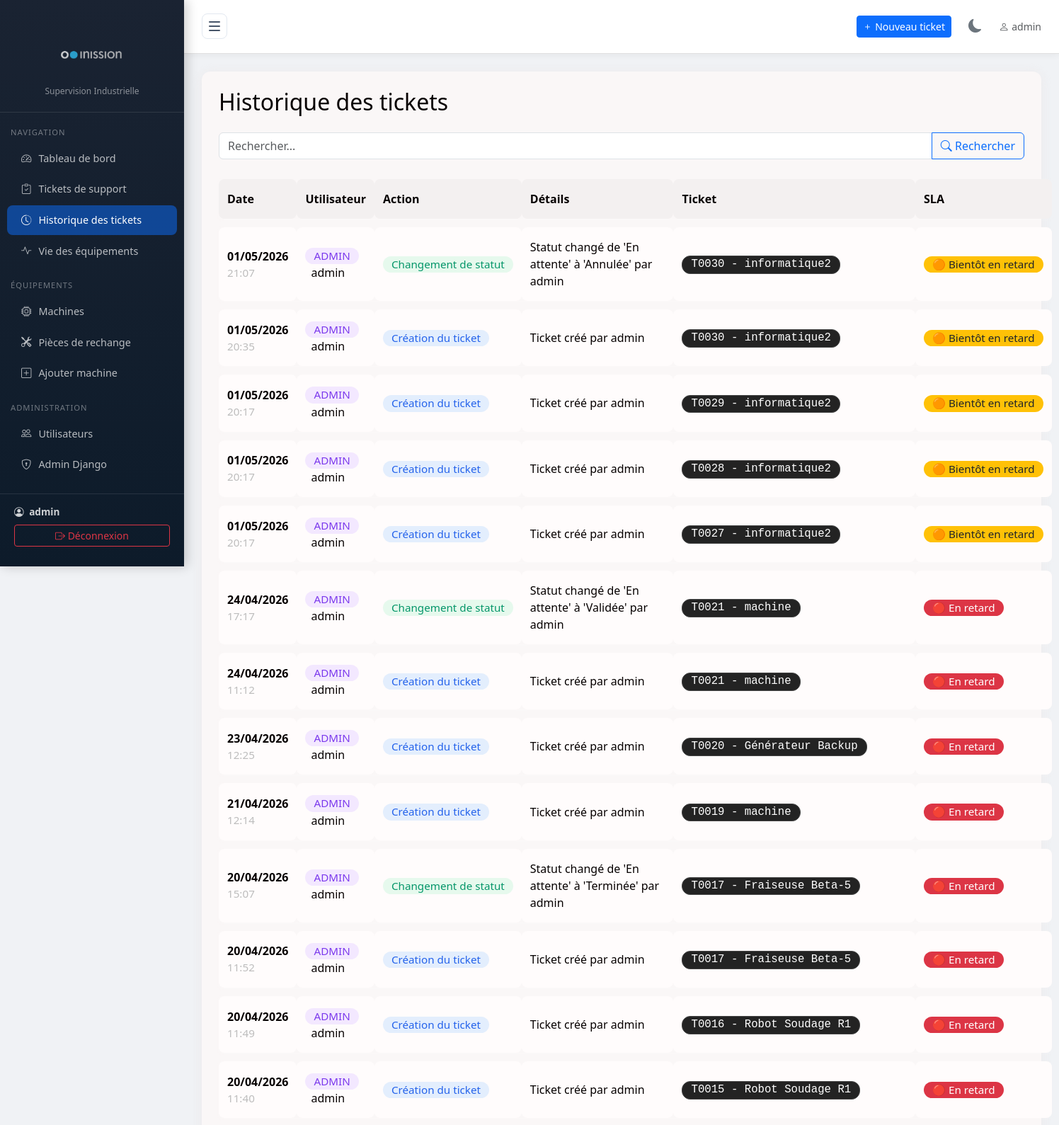
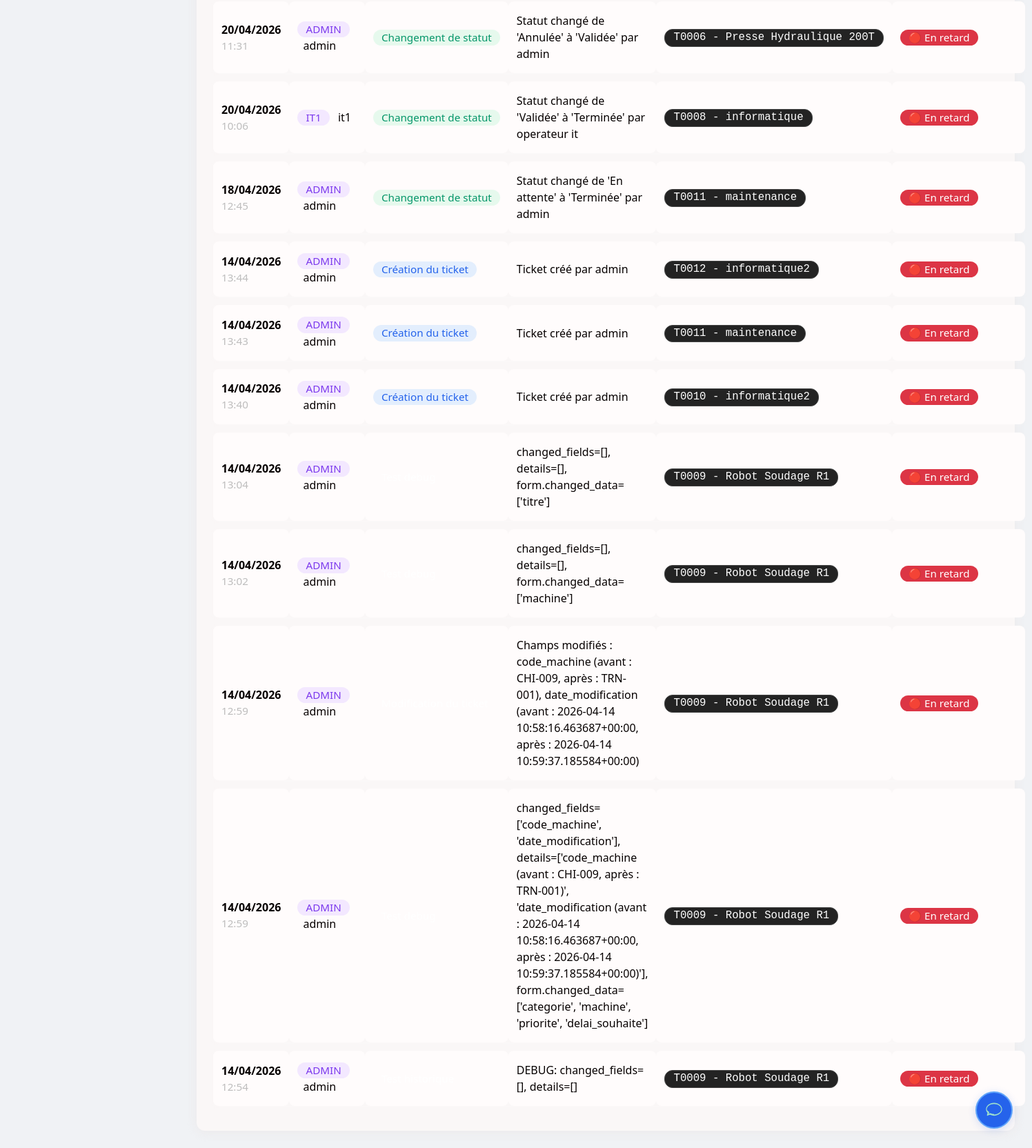
Screenshot of /tickets/historique/ (signed in) with the database file from the repository (2 pictures, top to bottom).
### tickets/models.py (models this page shows, shortened)
class TicketHistory(models.Model):
    ticket = models.ForeignKey('TicketSupport', on_delete=models.CASCADE, related_name='histories')
    user = models.ForeignKey(User, on_delete=models.SET_NULL, null=True, blank=True)
    action = models.CharField(max_length=255)
    details = models.TextField(blank=True)
    date = models.DateTimeField(default=timezone.now)
    class Meta:
        ordering = ['-date']

class TicketSupport(models.Model):
    titre = models.CharField(max_length=200, verbose_name="Titre du ticket", default="Sans titre")
    CATEGORIE_CHOICES = [
        ('industrielle', 'Industrielle'),
        ('informatique', 'Informatique'),
    ]
    categorie = models.CharField(max_length=30, choices=CATEGORIE_CHOICES, verbose_name="Catégorie", default='industrielle')
    type_panne = models.CharField(max_length=100, verbose_name="Type de panne", default="Non renseigné")
    PRIORITE_CHOICES = [
        ('basse', 'Basse'),
        ('moyenne', 'Moyenne'),
        ('haute', 'Haute'),
    ]
    priorite = models.CharField(max_length=10, choices=PRIORITE_CHOICES, verbose_name="Priorité", default='moyenne')
    """Modèle pour les tickets de support"""
    NATURE_ANOMALIE_CHOICES = [
        ('mecanique', 'Mécanique'),
        ('electrique', 'Électrique'),
        ('hydraulique', 'Hydraulique'),
        ('pneumatique', 'Pneumatique'),
        ('informatique', 'Informatique'),
        ('autre', 'Autre'),
    ]
    STATUT_CHOICES = [
        ('en_attente', 'En attente'),
        ('validee', 'Validée'),
        ('en_cours', 'En cours'),
        ('terminee', 'Terminée'),
        ('annulee', 'Annulée'),
    ]
    numero_ticket = models.CharField(max_length=50, unique=True, verbose_name="N° de ticket")
    service_support = models.CharField(max_length=200, verbose_name="Service support")
    demandeur = models.CharField(max_length=200, verbose_name="Nom du demandeur")
    machine = models.ForeignKey(Machine, on_delete=models.CASCADE, verbose_name="Machine concernée")
    code_machine = models.CharField(max_length=100, verbose_name="Code machine")
    date_ticket = models.DateField(verbose_name="Date du ticket")
    heure_ticket = models.TimeField(verbose_name="Heure du ticket")
    delai_souhaite = models.DateField(null=True, blank=True, verbose_name="Délai souhaité")
    type_support = models.BooleanField(default=False, verbose_name="Curative (décocher) / Préventive (cocher)")
    description_probleme = models.TextField(verbose_name="Description du problème")
    nature_probleme = models.CharField(max_length=20, choices=NATURE_ANOMALIE_CHOICES, verbose_name="Nature du problème")
    visa_demandeur = models.CharField(max_length=200, blank=True, verbose_name="Visa du demandeur")
    statut = models.CharField(max_length=20, choices=STATUT_CHOICES, default='en_attente', verbose_name="Statut")
    spare_part = models.ForeignKey(SparePart, on_delete=models.SET_NULL, null=True, blank=True,
                                   related_name='tickets', verbose_name="Pièce détachée réservée")
    SLA_STATUS_CHOICES = [
        ('on_time', '🟢 À l\'heure'),
        ('warning', '🟠 Bientôt en retard'),
        ('overdue', '🔴 En retard'),
    ]
    sla_status = models.CharField(
        max_length=10,
        choices=SLA_STATUS_CHOICES,
        default='on_time',
        verbose_name="Statut SLA"
    )
    date_creation = models.DateTimeField(auto_now_add=True, verbose_name="Date de création")
    date_modification = models.DateTimeField(auto_now=True, verbose_name="Dernière modification")
    class Meta:
        verbose_name = "Ticket de support"
        verbose_name_plural = "Tickets de support"
        ordering = ['-date_creation']
    def __str__(self):
        return f"{self.numero_ticket} - {self.machine.nom}"

class Machine(models.Model):
    nom = models.CharField(max_length=200, verbose_name="Nom de la machine")
    reference = models.CharField(max_length=100, unique=True, verbose_name="Référence")
    localisation = models.CharField(max_length=200, verbose_name="Localisation / Zone")
    description = models.TextField(blank=True, verbose_name="Description")
    actif = models.BooleanField(default=True, verbose_name="Active")
    date_installation = models.DateField(null=True, blank=True, verbose_name="Date d'installation")
    department = models.ForeignKey('Department', on_delete=models.SET_NULL, null=True, blank=True, verbose_name="Département associé")
    operator = models.ForeignKey('OperatorProfile', on_delete=models.SET_NULL, null=True, blank=True, verbose_name="Opérateur assigné")
    manuel_pdf = models.FileField(upload_to='machines/manuals/', blank=True, null=True, verbose_name="Manuel d'utilisation (PDF)")
    manuel_texte = models.TextField(blank=True, null=True, verbose_name="Manuel d'utilisation (texte)")
    class Meta:
        verbose_name = "Machine"
        verbose_name_plural = "Machines"
        ordering = ['nom']

### tickets/views_ticket_history.py (the view, shortened to what this page needs)
# urls.py: path('tickets/historique/', ticket_history_list, name='ticket_history_list'),
@login_required
def ticket_history_list(request):
    query = request.GET.get('q', '').strip()
    histories = TicketHistory.objects.select_related('ticket', 'user').all()
    user = request.user
    if hasattr(user, 'operatorprofile') and user.operatorprofile.role == 'operateur':
        machines_ids = user.operatorprofile.machines.values_list('id', flat=True)
        histories = histories.filter(ticket__machine__id__in=machines_ids)
    return render(request, 'tickets/ticket_history_list.html', {'histories': histories, 'query': query})

### tickets/templates/tickets/ticket_history_list.html (shortened to what this page needs)
{% extends 'tickets/base.html' %}
{% block content %}
<link rel="stylesheet" href="/static/css/ticket_history.css">
<div class="ticket-history-container">
    <h2 style="margin-bottom: 24px;">Historique des tickets</h2>
    <form method="get" class="mb-3" autocomplete="off">
        <div class="input-group">
            <input type="text" name="q" class="form-control" placeholder="Rechercher..." value="{{ query|default:'' }}">
            <button class="btn btn-outline-primary" type="submit"><i class="bi bi-search"></i> Rechercher</button>
        </div>
    </form>
    <table class="ticket-history-table">
        <thead>
            <tr>
                <th>Date</th>
                <th>Utilisateur</th>
                <th>Action</th>
                <th>Détails</th>
                <th>Ticket</th>
                <th>SLA</th>
            </tr>
        </thead>
        <tbody>
            {% for h in histories %}
            <tr>
                <td>
                    <div style="font-weight:600;">{{ h.date|date:'d/m/Y' }}</div>
                    <div style="font-size:0.95em;color:#bdbdbd;">{{ h.date|date:'H:i' }}</div>
                </td>
                <td>
                    <span class="badge badge-user">{{ h.user|slice:':1'|upper }}</span>
                    <span style="margin-left:8px;">{{ h.user }}</span>
                </td>
                <td>
                    {% if 'Création' in h.action %}
                        <span class="badge badge-action">{{ h.action }}</span>
                    {% elif 'Changement' in h.action %}
                        <span class="badge badge-status">{{ h.action }}</span>
                    {% else %}
                        <span class="badge">{{ h.action }}</span>
                    {% endif %}
                </td>
                <td>{{ h.details }}</td>
                <td>
                    <span class="badge badge-ticket">{{ h.ticket }}</span>
                </td>
                <td>
                    {% if h.ticket.sla_status == 'on_time' %}
                        <span class="badge bg-success">🟢 À l'heure</span>
                    {% elif h.ticket.sla_status == 'warning' %}
                        <span class="badge bg-warning text-dark">🟠 Bientôt en retard</span>
                    {% elif h.ticket.sla_status == 'overdue' %}
                        <span class="badge bg-danger">🔴 En retard</span>
                    {% else %}
                        <span class="badge bg-secondary">N/A</span>
                    {% endif %}
                </td>
            </tr>
            {% empty %}
            <tr><td colspan="5">Aucun historique trouvé.</td></tr>
            {% endfor %}
        </tbody>
    </table>
</div>
{% endblock %}

### tickets/templates/tickets/base.html (shortened to what this page needs)
{% load static %}
{% load permissions %}
<!DOCTYPE html>
<html lang="fr">
<head>
    <link href="https://cdnjs.cloudflare.com/ajax/libs/bootstrap/5.3.2/css/bootstrap.min.css" rel="stylesheet">
    <link href="https://cdnjs.cloudflare.com/ajax/libs/bootstrap-icons/1.11.3/font/bootstrap-icons.min.css" rel="stylesheet">
</head>
<body>
{% if user.is_authenticated %}
<div id="sidebar" class="sidebar d-flex flex-column">
    <div class="sidebar-inner">
    <div class="sidebar-brand flex-shrink-0">
        <img src="{% static 'img/inission.png' %}" alt="Inission Logo" class="brand-icon" style="background: none; width: 150px; height: 100px; object-fit: contain; border-radius: 12px; border: none; box-shadow: none; display: flex; align-items: center; justify-content: center; margin: 0 auto 0;" />
        <small style="margin-top: 0; display: block;">Supervision Industrielle</small>
    </div>
    <nav class="mt-2 flex-grow-1">
        <div class="sidebar-section">Navigation</div>
        <a href="{% url 'dashboard' %}" class="nav-link {% if request.resolver_match.url_name == 'dashboard' %}active{% endif %}">
            <i class="bi bi-speedometer2"></i><span>Tableau de bord</span>
        </a>
        <a href="{% url 'demande_dashboard' %}" class="nav-link {% if 'demande' in request.resolver_match.url_name %}active{% endif %}">
            <i class="bi bi-clipboard-check"></i><span>Tickets de support</span>
        </a>
            <a href="{% url 'ticket_history_list' %}" class="nav-link {% if request.resolver_match.url_name == 'ticket_history_list' %}active{% endif %}">
                <i class="bi bi-clock-history"></i><span>Historique des tickets</span>
            </a>
        <a href="{% url 'viee_dashboard' %}" class="nav-link {% if 'viee' in request.resolver_match.url_name %}active{% endif %}">
            <i class="bi bi-activity"></i><span>Vie des équipements</span>
        </a>
        {% if user|is_admin_or_supervisor %}
        <div class="sidebar-section">Équipements</div>
        <a href="{% url 'machine_list' %}" class="nav-link {% if 'machine' in request.resolver_match.url_name %}active{% endif %}">
            <i class="bi bi-cpu"></i><span>Machines</span>
        </a>
            <a href="{% url 'machine_spare_parts' %}" class="nav-link {% if request.resolver_match.url_name == 'machine_spare_parts' %}active{% endif %}">
                <i class="bi bi-tools"></i><span>Pièces de rechange</span>
            </a>
        <a href="{% url 'machine_create' %}" class="nav-link">
            <i class="bi bi-plus-square"></i><span>Ajouter machine</span>
        </a>
        {% endif %}
        {% if user.is_staff %}
        <div class="sidebar-section">Administration</div>
        <a href="{% url 'user_list' %}" class="nav-link {% if 'user' in request.resolver_match.url_name %}active{% endif %}">
            <i class="bi bi-people"></i><span>Utilisateurs</span>
        </a>
        <a href="/admin/" class="nav-link">
            <i class="bi bi-shield-lock"></i><span>Admin Django</span>
        </a>
        {% endif %}
    </nav>
    <div class="sidebar-footer flex-shrink-0">
        <div class="user-info">
            <i class="bi bi-person-circle me-1"></i>
            <strong>{{ user.get_full_name|default:user.username }}</strong>
        </div>
        <form action="{% url 'logout' %}" method="post" style="margin-top:8px;">
            <button type="submit" class="btn btn-sm btn-outline-danger w-100">
                <i class="bi bi-box-arrow-right"></i> <span>Déconnexion</span>
            </button>
        </form>
    </div>
    </div>
</div>
<div id="main" class="main-content">
    <div class="topbar">
        <button id="toggle-btn" onclick="toggleSidebar()">
            <span></span>
            <span></span>
            <span></span>
        </button>
        <div class="d-flex align-items-center gap-3">
            <a href="{% url 'demande_create' %}" class="btn btn-primary btn-sm">
                <i class="bi bi-plus"></i> Nouveau ticket
            </a>
            <button class="theme-toggle-btn" onclick="toggleTheme()" title="Basculer le thème">
                <i class="bi bi-moon-fill" id="theme-icon"></i>
            </button>
            <span class="text-muted small"><i class="bi bi-person me-1"></i>{{ user.username }}</span>
        </div>
    </div>
    <div class="page-content">
        {% block content %}{% endblock %}
    </div>
</div>
{% endif %}
{% if user.is_authenticated %}
{% include "tickets/chatbot_widget.html" %}
{% endif %}
</body>
</html>

### rows the page displays
TicketHistory: date "01/05/2026", date "21:07", user "ADMIN", user "admin", action "Changement de statut", details "Statut changé de 'En attente' à 'Annulée' par admin", ticket "T0030 - informatique2", shows "🟠 Bientôt en retard"
TicketHistory: date "01/05/2026", date "20:35", user "ADMIN", user "admin", action "Création du ticket", details "Ticket créé par admin", ticket "T0030 - informatique2", shows "🟠 Bientôt en retard"
TicketHistory: date "01/05/2026", date "20:17", user "ADMIN", user "admin", action "Création du ticket", details "Ticket créé par admin", ticket "T0029 - informatique2", shows "🟠 Bientôt en retard"
TicketHistory: date "01/05/2026", date "20:17", user "ADMIN", user "admin", action "Création du ticket", details "Ticket créé par admin", ticket "T0028 - informatique2", shows "🟠 Bientôt en retard"
TicketHistory: date "01/05/2026", date "20:17", user "ADMIN", user "admin", action "Création du ticket", details "Ticket créé par admin", ticket "T0027 - informatique2", shows "🟠 Bientôt en retard"
TicketHistory: date "24/04/2026", date "17:17", user "ADMIN", user "admin", action "Changement de statut", details "Statut changé de 'En attente' à 'Validée' par admin", ticket "T0021 - machine", shows "🔴 En retard"
TicketHistory: date "24/04/2026", date "11:12", user "ADMIN", user "admin", action "Création du ticket", details "Ticket créé par admin", ticket "T0021 - machine", shows "🔴 En retard"
TicketHistory: date "23/04/2026", date "12:25", user "ADMIN", user "admin", action "Création du ticket", details "Ticket créé par admin", ticket "T0020 - Générateur Backup", shows "🔴 En retard"
TicketHistory: date "21/04/2026", date "12:14", user "ADMIN", user "admin", action "Création du ticket", details "Ticket créé par admin", ticket "T0019 - machine", shows "🔴 En retard"
TicketHistory: date "20/04/2026", date "15:07", user "ADMIN", user "admin", action "Changement de statut", details "Statut changé de 'En attente' à 'Terminée' par admin", ticket "T0017 - Fraiseuse Beta-5", shows "🔴 En retard"
TicketHistory: date "20/04/2026", date "11:52", user "ADMIN", user "admin", action "Création du ticket", details "Ticket créé par admin", ticket "T0017 - Fraiseuse Beta-5", shows "🔴 En retard"
TicketHistory: date "20/04/2026", date "11:49", user "ADMIN", user "admin", action "Création du ticket", details "Ticket créé par admin", ticket "T0016 - Robot Soudage R1", shows "🔴 En retard"
TicketHistory: date "20/04/2026", date "11:40", user "ADMIN", user "admin", action "Création du ticket", details "Ticket créé par admin", ticket "T0015 - Robot Soudage R1", shows "🔴 En retard"
TicketHistory: date "20/04/2026", date "11:31", user "ADMIN", user "admin", action "Changement de statut", details "Statut changé de 'Annulée' à 'Validée' par admin", ticket "T0006 - Presse Hydraulique 200T", shows "🔴 En retard"
TicketHistory: date "20/04/2026", date "10:06", user "IT1", user "it1", action "Changement de statut", details "Statut changé de 'Validée' à 'Terminée' par operateur it", ticket "T0008 - informatique", shows "🔴 En retard"
TicketHistory: date "18/04/2026", date "12:45", user "ADMIN", user "admin", action "Changement de statut", details "Statut changé de 'En attente' à 'Terminée' par admin", ticket "T0011 - maintenance", shows "🔴 En retard"
TicketHistory: date "14/04/2026", date "13:44", user "ADMIN", user "admin", action "Création du ticket", details "Ticket créé par admin", ticket "T0012 - informatique2", shows "🔴 En retard"
TicketHistory: date "14/04/2026", date "13:43", user "ADMIN", user "admin", action "Création du ticket", details "Ticket créé par admin", ticket "T0011 - maintenance", shows "🔴 En retard"
TicketHistory: date "14/04/2026", date "13:40", user "ADMIN", user "admin", action "Création du ticket", details "Ticket créé par admin", ticket "T0010 - informatique2", shows "🔴 En retard"
TicketHistory: date "14/04/2026", date "13:04", user "ADMIN", user "admin", details "changed_fields=[], details=[], form.changed_data=['titre']", ticket "T0009 - Robot Soudage R1", shows "🔴 En retard"
TicketHistory: date "14/04/2026", date "13:02", user "ADMIN", user "admin", details "changed_fields=[], details=[], form.changed_data=['machine']", ticket "T0009 - Robot Soudage R1", shows "🔴 En retard"
TicketHistory: date "14/04/2026", date "12:59", user "ADMIN", user "admin", details "Champs modifiés : code_machine (avant : CHI-009, après : TRN-001), date_modification (avant : 2026-04-14 10:58:16.463687+00:00, après : 2026-04-14 10:59:37.185584+00:00)", ticket "T0009 - Robot Soudage R1", shows "🔴 En retard"
TicketHistory: date "14/04/2026", date "12:59", user "ADMIN", user "admin", details "changed_fields=['code_machine', 'date_modification'], details=['code_machine (avant : CHI-009, après : TRN-001)', 'date_modification (avant : 2026-04-14 10:58:16.463687+00:00, après : 2026-04-14 10:59:37.185584+00:00)'], form.changed_data=['categorie', 'machine', 'priorite', 'delai_souhaite']", ticket "T0009 - Robot Soudage R1", shows "🔴 En retard"
TicketHistory: date "14/04/2026", date "12:54", user "ADMIN", user "admin", details "DEBUG: changed_fields=[], details=[]", ticket "T0009 - Robot Soudage R1", shows "🔴 En retard"

### other values shown
{{ user.get_full_name|default:user.username }} "admin"
{{ user.username }} "admin"
